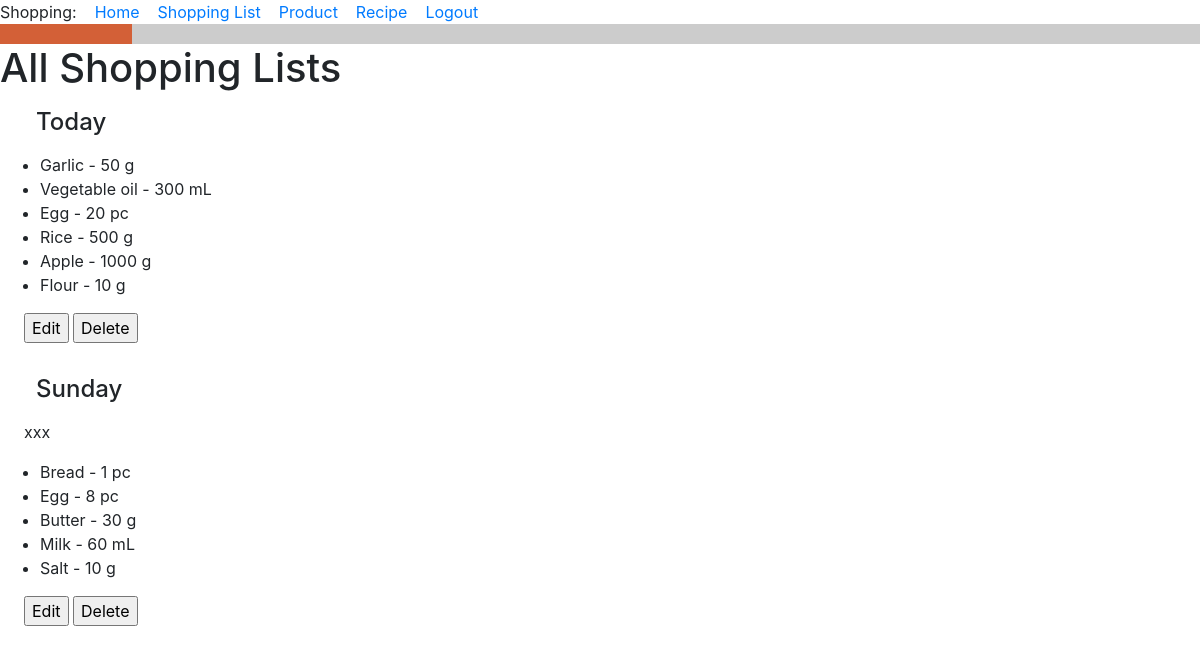
/all_lists (signed in), run on an earlier commit of the app's database.
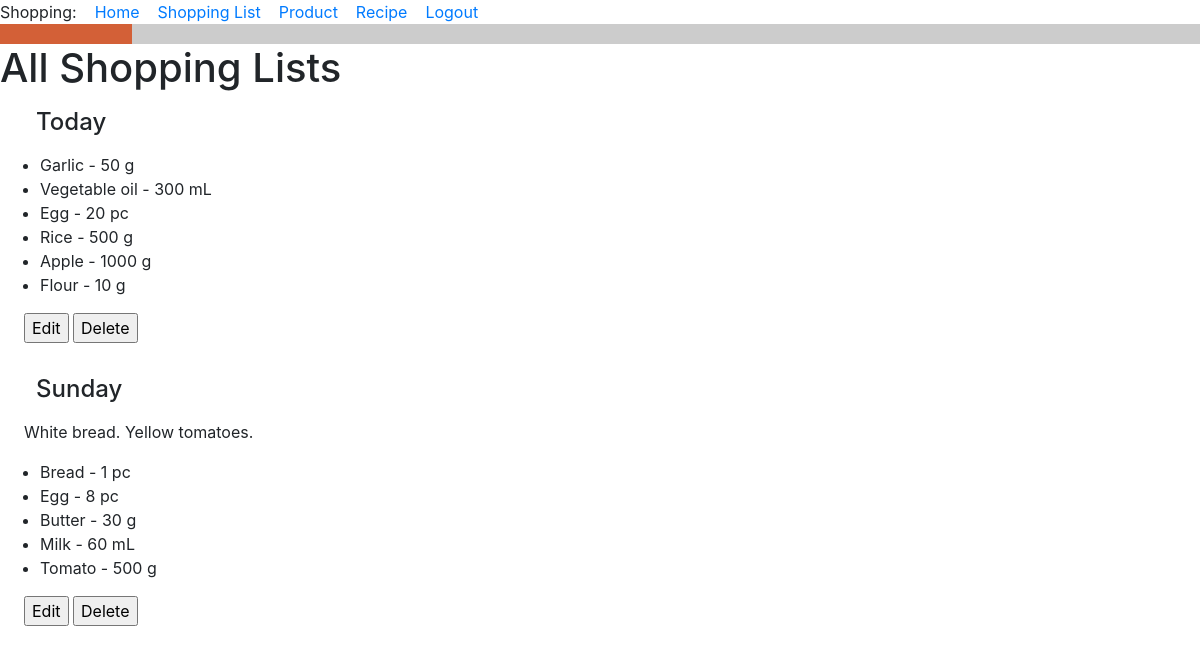
And on a later commit of the database.
### food_app/models.py (models this page shows, shortened)
class ShoppingList(db.Model):
    id = db.Column(db.Integer, primary_key=True)
    title = db.Column(db.String(256), default='')
    owner = db.Column(db.ForeignKey('user.id'))
    items = db.relationship('ShoppingListItem', backref='shopping_list', cascade='all, delete-orphan', passive_deletes=True)
    notes = db.Column(db.Text)
    def __str__(self):
        return f'{self.title}'.capitalize()

class ShoppingListItem(db.Model):
    id = db.Column(db.Integer, primary_key=True)
    shopping_list_id = db.Column(db.ForeignKey('shopping_list.id', ondelete='CASCADE'), nullable=False)
    product_id = db.Column(db.ForeignKey('product.id'))
    product = db.relationship('Product')
    quantity = db.Column(db.Integer, default=0)
    unit_of_measure = db.Column(db.String(120))
    is_buyed = db.Column(db.Boolean, default=False)
    def __str__(self):
        return f'{self.product} - {self.quantity} {self.unit_of_measure}'

class Product(db.Model):
    id = db.Column(db.Integer, primary_key=True)
    title = db.Column(db.String(256), index=True, unique=True, nullable=False)
    type_of_product = db.Column(db.String(120))
    unit_of_measure = db.Column(db.String(120))
    def __str__(self):
        return f'{self.title}'.capitalize()  # Big first letter only.

### food_app/routes.py (the view)
@app.route('/all_lists', methods=['GET', 'POST'])
@login_required
def all_lists():
    owner = current_user.id
    shopping_lists = ShoppingList.query.filter_by(owner=owner)
    return render_template('all_lists.html', title='All Shopping Lists', owner=owner, shopping_lists=shopping_lists)

### food_app/models.py (called while the page is built)
@login.user_loader
def load_user(id):
    return User.query.get(int(id))

### food_app/templates/all_lists.html (shortened to what this page needs)
{% extends "base.html" %}
{% block content %}
<h1>All Shopping Lists</h1>
    {% for shopping_list in shopping_lists %}
<h4><div><p><p style="margin-left:1.5em">{{ shopping_list }}</p></div></h4>
<div><p><p style="margin-left:1.5em">{{ shopping_list.notes }}</p></div>
    <div><ul>  {% for item in shopping_list.items %}
        <li>{{ item }}</li>
        {% endfor %}
    </ul>
    </div>
<head>
</head>
<form action="{{ url_for('edit_shopping_list', shopping_list_id=shopping_list.id) }}">
    <p style="margin-left:1.5em"><input class="button" type="submit" value="Edit"></p>
</form>
<form action="{{ url_for('delete_shopping_list', shopping_list_id=shopping_list.id) }}">
    <input class="button" type="submit" value="Delete">
</form>
{% endfor %}
{% endblock %}

### food_app/templates/base.html (shortened to what this page needs)
<!doctype html>
<html lang="en">
<head>
    {% block head %}
    {% block styles %}
    {{ bootstrap.load_css() }}
    {% endblock %}
    {% endblock %}
<body>
{% block navigation %}
<div>
    Shopping:&#160&#160&#160
    <a href="{{ url_for('index') }}">Home</a>&#160&#160&#160
    <a href="{{ url_for('shopping_list') }}">Shopping List</a>&#160&#160&#160
    <a href="{{ url_for('product') }}">Product</a>&#160&#160&#160
    <a href="{{ url_for('recipe') }}">Recipe</a>&#160&#160&#160
    <a href="{{ url_for('logout') }}">Logout</a>
</div>
{% endblock %}
 <head>
 </head>
 <body>
  <div class="layer1">
   <div class="layer2">
   </div>
  </div>
 </body>
{% block content %}
{% endblock %}

### food_app/templates/base.html (style rules this page uses)
.layer1 { background-color: #D36037; }
.layer2 { margin-left: 11%; background-color: #ccc; padding: 10px; }

### food_app/templates/all_lists.html (style rules this page uses)
form { display: inline-block; }

What changed in the data, as far as the page shows it:
changed ShoppingList "Sunday": notes "xxx" → "White bread. Yellow tomatoes."
changed ShoppingListItem: quantity+unit_of_measure "Salt - 10 g" → "Tomato - 500 g"
